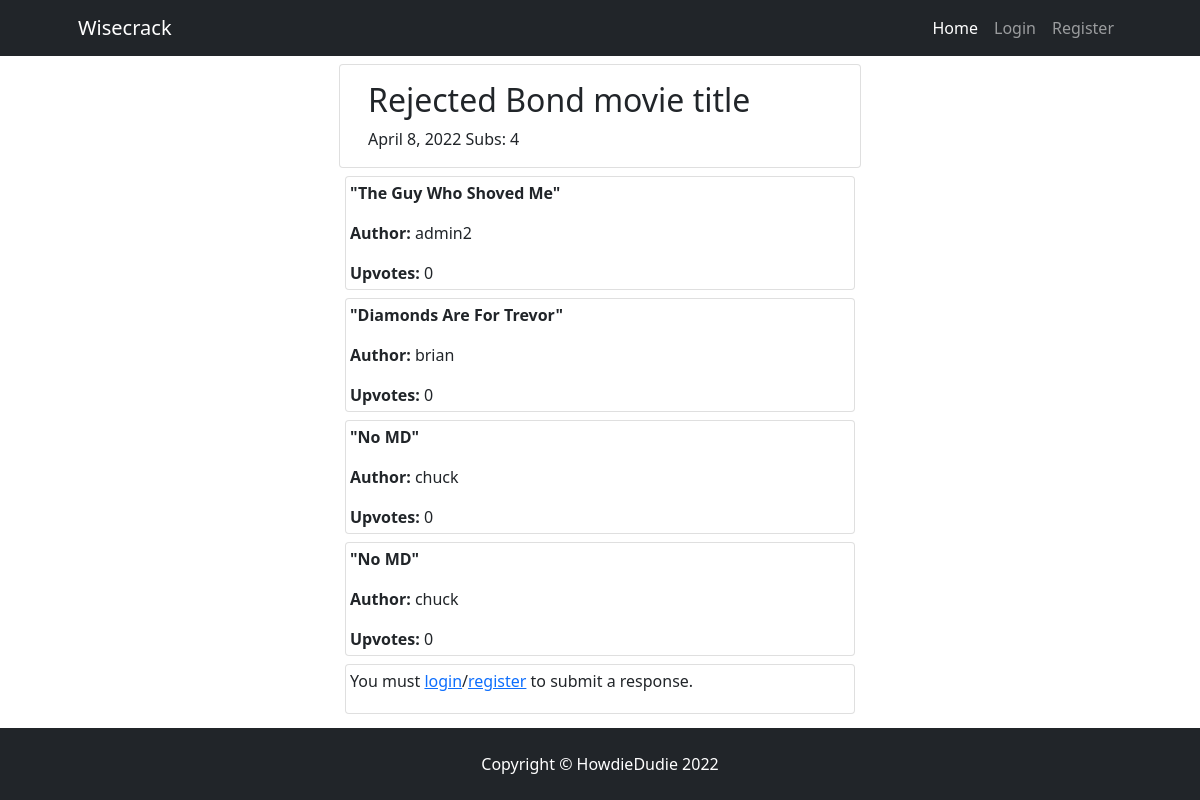
The app's page /rejected-bond-movie-title/, older data.
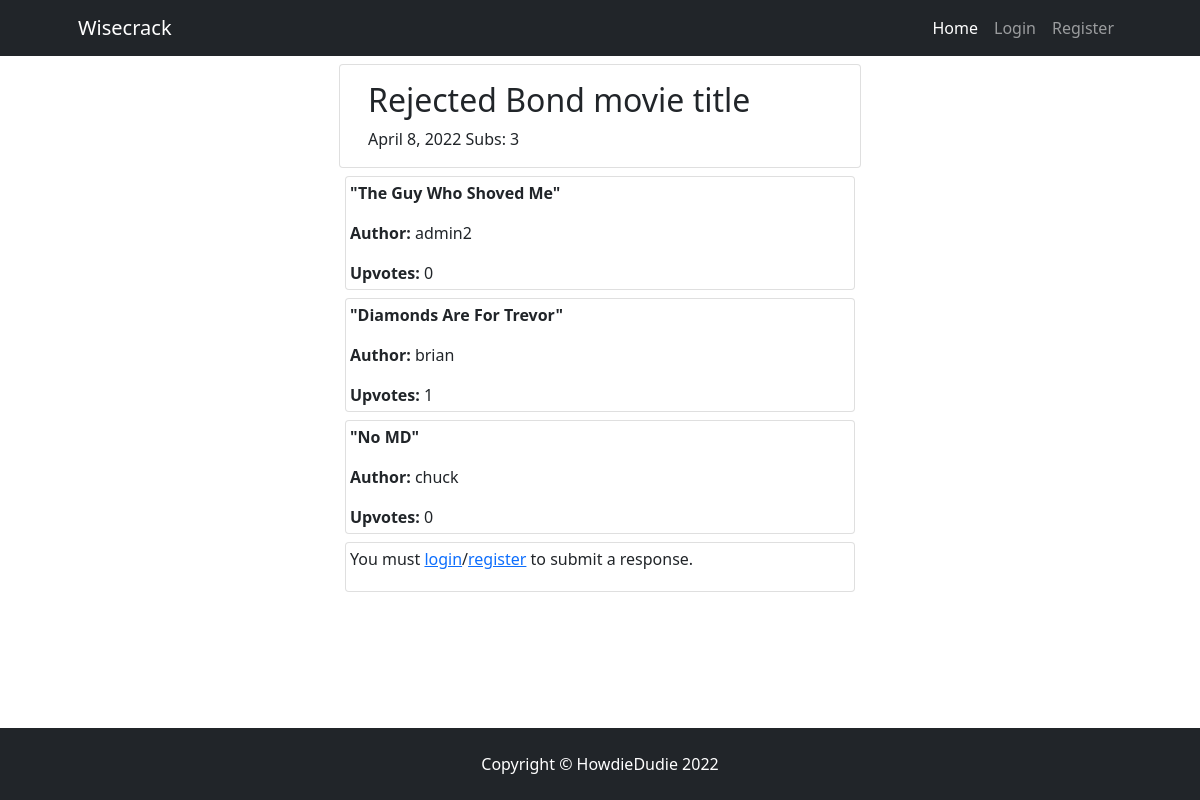
The same page, newer data.
### wisecrack/models.py (models this page shows, shortened)
class Sub(models.Model):
    sub = models.TextField(max_length=150, null=False)
    user = models.ForeignKey(User, on_delete=models.CASCADE)
    upvotes = models.ManyToManyField(
        User, related_name='sub_upvote', blank=True)
    prompt = models.ForeignKey(Prompt, default=None, on_delete=models.CASCADE)
    created_on = models.DateField(auto_now=True)
    class Meta:
        ordering = ["-created_on"]
    def number_of_upvotes(self):
        return self.upvotes.count()

### wisecrack/views.py (the view, shortened to what this page needs)
# urls.py: path('<slug:slug>/', views.PromptDetail.as_view(), name='prompt_detail'),
class PromptDetail(View):
    def get(self, request, slug, *args, **kwargs):
        queryset = Prompt.objects
        prompt = get_object_or_404(queryset, slug=slug)
        subs = Sub.objects.order_by('created_on')
        submitted = False
        if prompt.subs_list.filter(username=self.request.user.username).exists():
            return render(
                request,
                "prompt_detail.html",
                {
                    "prompt": prompt,
                    "subs": subs,
                    "submitted": True,
                    "sub_form": SubForm()
                }
            )
        else:
            return render(
                request,
                "prompt_detail.html",
                {
                    "prompt": prompt,
                    "subs": subs,
                    "submitted": False,
                    "sub_form": SubForm()
                }
            )

### wisecrack/templates/prompt_detail.html (shortened to what this page needs)
{% extends "base.html" %} {% block content %}
{% load crispy_forms_tags %}
<div class="container-fluid">
    <div class="row">
        <div class="col-12">
            <div class="row">
                <div class="card col-lg-6 col-sm-12 offset-lg-3 mb-2 mt-2 prompt">
                    <div class="card-body">
                        <h2>{{ prompt.prompt }}</h2>
                        <span>{{ prompt.date }}</span>
                        {% with subs.count as total_subs %}
                        <span>Subs: {{ total_subs }}</span>
                        {% endwith %}
                    </div>
                </div>
            </div>
            {% for sub in subs %}
            <div class="card col-lg-6 col-sm-12 offset-lg-3 mb-2 subs">
                <div class="card-body p-1">
                    <p><strong>"{{ sub.sub }}"</strong></p>
                    <p class="user-tag"><strong>Author: </strong>{{ sub.user }}</p>
                    <span><strong>Upvotes: </strong>{{ sub.number_of_upvotes }}</span>
                </div>
            </div>
            {% endfor %}
            <div class="card col-lg-6 col-sm-12 offset-lg-3 mb-2">
                <div class="card-body p-1">
                    {% if user.is_authenticated %}
                        {% if submitted %}
                        <p><strong>You have already submitted</strong></p>
                        {% else %}
                        <h3>Submit a response:</h3>
                        <p>Posting as: {{ user.username }}</p>
                        <form method="post">
                            {{ sub_form | crispy }}
                            {% csrf_token %}
                            <button type="submit" value="{{ user.pk }}" class="btn btn-signup btn-lg">Submit</button>
                        </form>
                        {% endif %}
                    {% else %}
                    <p>You must <a href="{% url 'account_login' %}">login</a>/<a
                            href="{% url 'account_signup' %}">register</a> to submit a response.</p>
                    {% endif %}
                </div>
            </div>
        </div>
    </div>
</div>
{% endblock content %}

Row changes from the older to the newer data that the page shows:
removed Sub: sub "No MD", user "chuck", number_of_upvotes "0"
computed for Sub "Diamonds Are For Trevor": number_of_upvotes "0" → "1"
Text that changed along with them:
{{ total_subs }}: "4" → "3"
